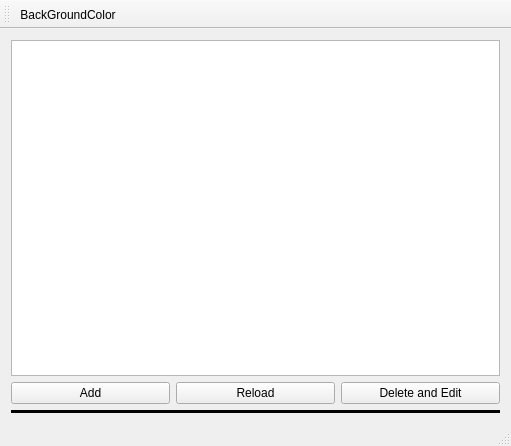
<?xml version="1.0" encoding="UTF-8"?>
<ui version="4.0">
 <class>MainWindow</class>
 <widget class="QMainWindow" name="MainWindow">
  <property name="geometry">
   <rect>
    <x>0</x>
    <y>0</y>
    <width>511</width>
    <height>446</height>
   </rect>
  </property>
  <property name="windowTitle">
   <string>MainWindow</string>
  </property>
  <widget class="QWidget" name="centralWidget">
   <layout class="QVBoxLayout" name="verticalLayout_2">
    <item>
     <layout class="QVBoxLayout" name="verticalLayout">
      <item>
       <widget class="QTextEdit" name="textEdit"/>
      </item>
      <item>
       <layout class="QHBoxLayout" name="horizontalLayout">
        <item>
         <widget class="QPushButton" name="AddButton">
          <property name="text">
           <string>Add</string>
          </property>
         </widget>
        </item>
        <item>
         <widget class="QPushButton" name="ReloadButton">
          <property name="text">
           <string>Reload</string>
          </property>
         </widget>
        </item>
        <item>
         <widget class="QPushButton" name="DeleteEditButton">
          <property name="text">
           <string>Delete and Edit</string>
          </property>
         </widget>
        </item>
       </layout>
      </item>
     </layout>
    </item>
    <item>
     <widget class="Line" name="line">
      <property name="sizePolicy">
       <sizepolicy hsizetype="Minimum" vsizetype="Fixed">
        <horstretch>50</horstretch>
        <verstretch>50</verstretch>
       </sizepolicy>
      </property>
      <property name="font">
       <font>
        <pointsize>20</pointsize>
        <weight>50</weight>
        <bold>false</bold>
       </font>
      </property>
      <property name="frameShadow">
       <enum>QFrame::Plain</enum>
      </property>
      <property name="lineWidth">
       <number>5</number>
      </property>
      <property name="orientation">
       <enum>Qt::Horizontal</enum>
      </property>
     </widget>
    </item>
   </layout>
  </widget>
  <widget class="QToolBar" name="mainToolBar">
   <attribute name="toolBarArea">
    <enum>TopToolBarArea</enum>
   </attribute>
   <attribute name="toolBarBreak">
    <bool>false</bool>
   </attribute>
   <addaction name="actionBackGroundColor"/>
  </widget>
  <widget class="QStatusBar" name="statusBar"/>
  <action name="actionBackGroundColor">
   <property name="text">
    <string>BackGroundColor</string>
   </property>
  </action>
 </widget>
 <layoutdefault spacing="6" margin="11"/>
 <resources/>
 <connections/>
</ui>
